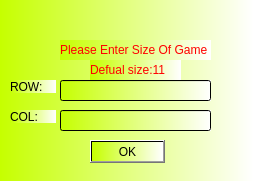
<?xml version="1.0" encoding="UTF-8"?>
<ui version="4.0">
 <class>game_size</class>
 <widget class="QDialog" name="game_size">
  <property name="geometry">
   <rect>
    <x>0</x>
    <y>0</y>
    <width>254</width>
    <height>181</height>
   </rect>
  </property>
  <property name="windowTitle">
   <string>WELCOME</string>
  </property>
  <property name="styleSheet">
   <string notr="true">background-color: qlineargradient(spread:pad, x1:0, y1:0, x2:1, y2:0, stop:0 rgba(198, 255, 0, 255), stop:1 rgba(255, 255, 255, 255));</string>
  </property>
  <widget class="QPushButton" name="ok_btn">
   <property name="geometry">
    <rect>
     <x>90</x>
     <y>140</y>
     <width>75</width>
     <height>23</height>
    </rect>
   </property>
   <property name="text">
    <string>OK</string>
   </property>
  </widget>
  <widget class="QLineEdit" name="Collineedit">
   <property name="geometry">
    <rect>
     <x>60</x>
     <y>110</y>
     <width>151</width>
     <height>21</height>
    </rect>
   </property>
   <property name="styleSheet">
    <string notr="true"/>
   </property>
  </widget>
  <widget class="QLabel" name="label1">
   <property name="geometry">
    <rect>
     <x>60</x>
     <y>40</y>
     <width>151</width>
     <height>20</height>
    </rect>
   </property>
   <property name="font">
    <font>
     <pointsize>9</pointsize>
    </font>
   </property>
   <property name="styleSheet">
    <string notr="true">color: rgb(255, 0, 0);</string>
   </property>
   <property name="text">
    <string>Please Enter Size Of Game</string>
   </property>
  </widget>
  <widget class="QLabel" name="label2">
   <property name="geometry">
    <rect>
     <x>90</x>
     <y>60</y>
     <width>91</width>
     <height>20</height>
    </rect>
   </property>
   <property name="styleSheet">
    <string notr="true">color: rgb(255, 0, 0);</string>
   </property>
   <property name="text">
    <string>Defual size:11</string>
   </property>
  </widget>
  <widget class="QLineEdit" name="Rowlineedit">
   <property name="geometry">
    <rect>
     <x>60</x>
     <y>80</y>
     <width>151</width>
     <height>21</height>
    </rect>
   </property>
  </widget>
  <widget class="QLabel" name="label">
   <property name="geometry">
    <rect>
     <x>10</x>
     <y>80</y>
     <width>46</width>
     <height>13</height>
    </rect>
   </property>
   <property name="text">
    <string>ROW:</string>
   </property>
  </widget>
  <widget class="QLabel" name="label_2">
   <property name="geometry">
    <rect>
     <x>10</x>
     <y>110</y>
     <width>46</width>
     <height>13</height>
    </rect>
   </property>
   <property name="text">
    <string>COL:</string>
   </property>
  </widget>
 </widget>
 <tabstops>
  <tabstop>ok_btn</tabstop>
  <tabstop>Collineedit</tabstop>
 </tabstops>
 <resources/>
 <connections/>
 <slots>
  <slot>slot1()</slot>
 </slots>
</ui>
